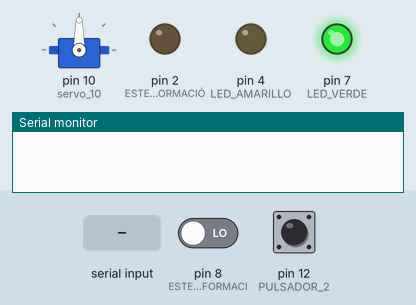
A sketch run on a simulated Arduino Uno, built with avr-gcc and run on an emulated ATmega328P. Parts: servo, output pins drawn as LEDs (lit = HIGH), the last lines printed to the serial monitor. Dashed ring = blinking. The inputs (shaded band) are chosen by the test bench; at power-on: pin 8 (ESTE_PIN_RECIBE_INFORMACI) LOW, pin 12 (PULSADOR_2) LOW.

Above: at 1.2 s.
1.3 s: pin 8 (ESTE_PIN_RECIBE_INFORMACI) driven HIGH
At 1.9 s:
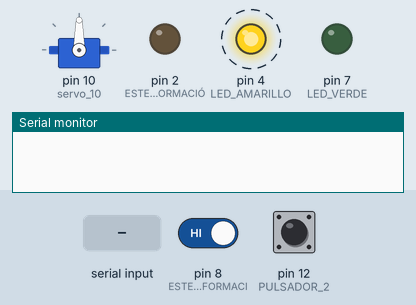
7.3 s: "1\n" received over Serial
10.3 s: pin 12 (PULSADOR_2) pulled HIGH for 1 s
At 11.5 s:
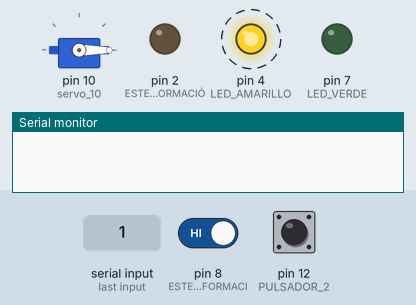
14.3 s: pin 8 (ESTE_PIN_RECIBE_INFORMACI) driven LOW
17.3 s: pin 12 (PULSADOR_2) pulled HIGH for 3.2 s
At 21.7 s:
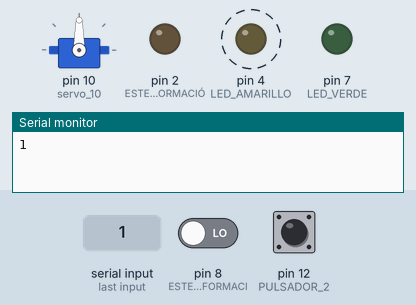
Timing chart, 0 to 23.0 s (numbered marks = the images above; inputs shaded):
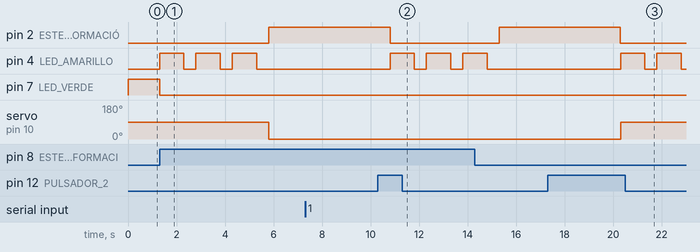

The sketch:

TRABAJOARDUINO.ino
```cpp
#include <Servo.h>
Servo servo_10; //SERVO EN EL PIN NÚMERO 10


void setup() // ESTE CÓDIGO SE EJECUTA UNA VEZ AL PRINCIPIO DEL PROGRAMA:
{

  //SETUP DE LA COMUNICACIÓN CON EL VISUAL
  Serial.begin(9600); //CONFIGURA LA VELOCIDAD DEL PUERTO SERIE A 9600 BITS/SG
  while(!Serial){;} //MIENTRAS NO TENGA CONEXIÓN SE QUEDA EN BUCLE

  //SETUP DE SENSORES Y ACTUADORES
  pinMode(2, OUTPUT); //ESTE PIN EMITE INFORMACIÓN DESDE LA PLACA, LED ROJO
  pinMode(4, OUTPUT); //LED AMARILLO
  pinMode(7, OUTPUT); //LED VERDE
  pinMode(8, INPUT); //ESTE PIN RECIBE INFORMACIÓN A LA PLACA, PULSADOR
  pinMode(12, INPUT);//PULSADOR 2

  servo_10.attach(10); //SETUP DEL SERVO
}

void loop() // ESTE CÓDIGO SE EJECUTA CONSTANTEMENTE:
{
//PRIMER EJEMPLO DE COMUNICACIÓN CON EL VISUAL:

if (Serial.available()>0) //SI HAY DATOS DISPONIBLES EN EL PUERTO SERIE...
{
 String str = Serial.readStringUntil('\n'); //LEE UN STRING HASTA \n

 if (str.compareTo("GET_PRESION_1")==0) //SI EL STRING RECIBIDO ES "GET_PRESION_1"
  str="MENSAJE RECIBIDO";
 Serial.println(str); //ENVÍA LA RESPUESTA A TRAVÉS DEL PUERTO DE SERIE
 }


 //PRIMER EJEMPLO DE FUNCIONAMIENTO DE LOS SEMÁFOROS Y LA BARRERA:

digitalWrite(7, HIGH); //LOS LED TIENEN DOS POSICIONES, HIGH Y LOW. HIGH ES ENCENDIDO, ESTA LÍNEA ENCIENDE EL LED VERDE.
servo_10.write(90); //EL SERVO SE ENCUENTRA A 90 GRADOS, LOS COCHES PUEDEN PASAR

if (digitalRead(8)==1) //SI EL PIN 8 RECIBE SEÑAL DEL PULSADOR:
{
  digitalWrite(7,LOW); //SE APAGA EL LED VERDE
  digitalWrite(4,HIGH); //SE ENCIENDE EL LED AMARILLO
  delay(1000); //SE ESPERAN 1000 MILISEGUNDOS
  digitalWrite(4,LOW); //SE APAGA EL LED AMARILLO
  delay(500);
  digitalWrite(4,HIGH);
  delay(1000); //SE ESPERAN 1000 MILISEGUNDOS
  digitalWrite(4,LOW); //SE APAGA EL LED AMARILLO
  delay(500);
  digitalWrite(4,HIGH);
  delay(1000); //SE ESPERAN 1000 MILISEGUNDOS
  digitalWrite(4,LOW); //SE APAGA EL LED AMARILLO
  delay(500);
  digitalWrite(2,HIGH);//SE ENCIENDE EL LED ROJO
  servo_10.write(0); //LA BARRERA BAJA
  delay(5000);
  digitalWrite(2,LOW);
}

if (digitalRead(12)==1) //SI EL PIN 8 RECIBE SEÑAL DEL PULSADOR:
{
  digitalWrite(7,LOW); //SE APAGA EL LED VERDE
  digitalWrite(4,HIGH); //SE ENCIENDE EL LED AMARILLO
  delay(1000); //SE ESPERAN 1000 MILISEGUNDOS
  digitalWrite(4,LOW); //SE APAGA EL LED AMARILLO
  delay(500);
  digitalWrite(4,HIGH);
  delay(1000); //SE ESPERAN 1000 MILISEGUNDOS
  digitalWrite(4,LOW); //SE APAGA EL LED AMARILLO
  delay(500);
  digitalWrite(4,HIGH);
  delay(1000); //SE ESPERAN 1000 MILISEGUNDOS
  digitalWrite(4,LOW); //SE APAGA EL LED AMARILLO
  delay(500);
  digitalWrite(2,HIGH);//SE ENCIENDE EL LED ROJO
  servo_10.write(0); //LA BARRERA BAJA
  delay(5000);
  digitalWrite(2,LOW);
}

}
```

Measured:
- after the input at 1.3 s, pin 2 (ESTE_PIN_EMITE_INFORMACIÓ): LOW → HIGH after 4.5 s; pin 4 (LED_AMARILLO): alternates HIGH for 1.0 s and LOW for 0.50 s, 6 changes in all, then stays LOW, starting at once; pin 7 (LED_VERDE): HIGH → LOW at once; servo on pin 10 (servo_10): 90° → 0° after 4.5 s
- after the input at 7.3 s, every drawn part: stays the same
- after the input at 10.3 s, servo on pin 10 (servo_10): stays 0° (without the input it goes to 90° after 0.50 s)
- after the input at 17.3 s, pin 4 (LED_AMARILLO): alternates HIGH for 1.0 s and LOW for 0.50 s, starting after 3.0 s; pin 7 (LED_VERDE): stays LOW (without the input it goes to HIGH after 3.0 s)
